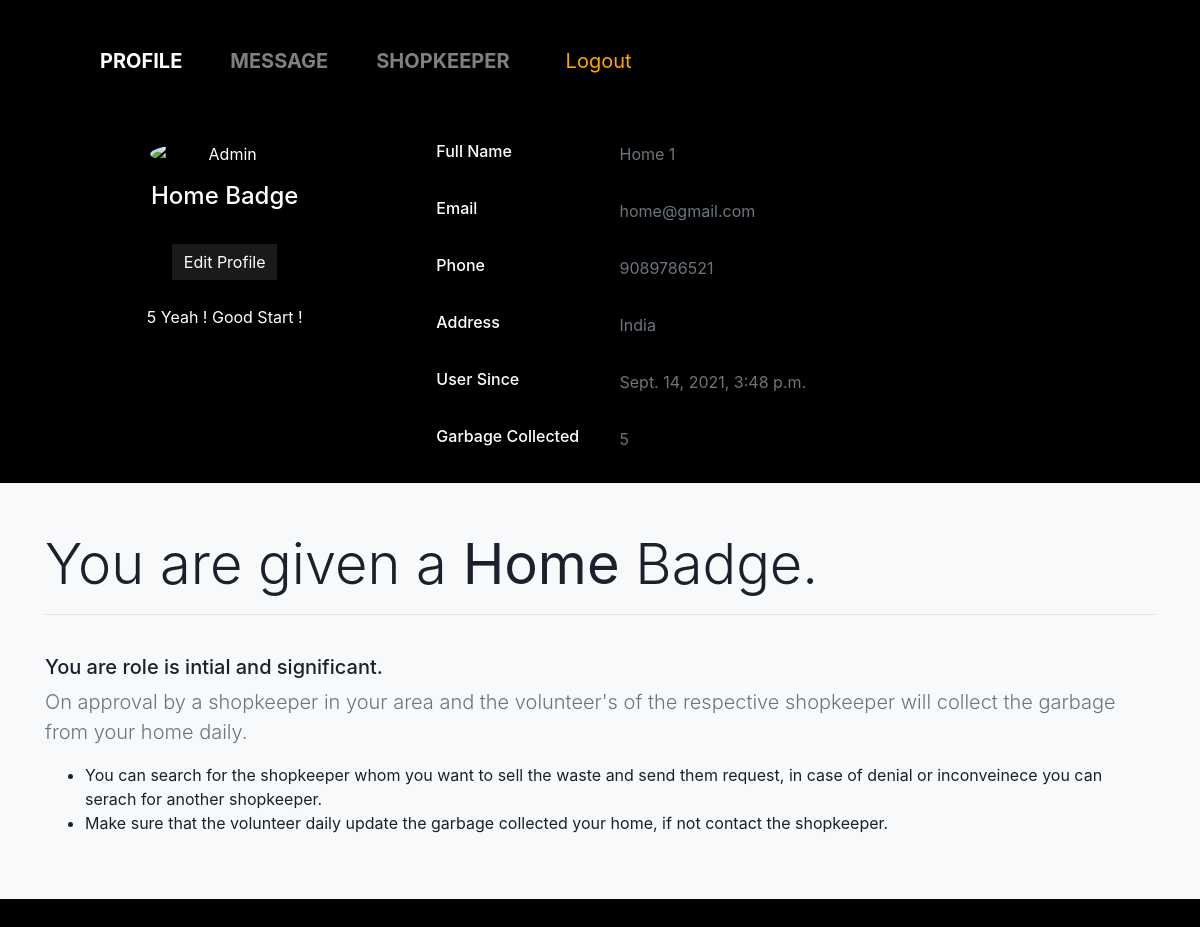
The page /profile_home/1 on the database its author committed.
### my_app/models.py (models this page shows, shortened)
class home(models.Model):
    id = models.AutoField(primary_key=True)
    owner_name = models.CharField("Owner's name",max_length=225)
    password = models.CharField("Password",max_length=100)
    phone = models.CharField("Your Phone Number",max_length=100)
    email = models.EmailField("Your Email")
    city = models.CharField("Your City",max_length=200)
    state = models.CharField("Your State",max_length=200)
    address = models.CharField("Your Address",max_length=200)
    volunteer = models.ForeignKey(volunteer,on_delete=CASCADE,default=1)
    garbage_collected = models.IntegerField(default=0)
    created_on = models.DateTimeField(auto_now_add=True)

### my_app/views.py (the view)
# urls.py: path('profile_home/<int:id>',views.home_profile,name="profile_home"),
def home_profile(request,id):
    member = home.objects.get(id=id)
    return render(request,'home/home_page.html',{'member':member})

### my_app/templates/home/home_page.html (shortened to what this page needs)
<!DOCTYPE html>
<html lang="en">
<head>
    <link rel="stylesheet" href="https://maxcdn.bootstrapcdn.com/bootstrap/4.0.0/css/bootstrap.min.css">
</head>
<body>
        <div class="container">
          <div class="container">
            <nav class="navbar navbar-expand-sm navbar-dark text-center">
            <div class="collapse navbar-collapse" id="navbarNav">
              <ul class="navbar-nav">
                <li class="nav-item active">
                  <a class="nav-link" href="{% url 'profile_home' member.id %}">Profile</a>
                </li>
                <li class="nav-item">
                  <a class="nav-link" href="{% url 'ShopKeepers' home_id=member.id %}">Message</a>
                </li>
                <li class="nav-item">
                  <a class="nav-link" href="{% url 'search_shopkeeper' member.id %}">Shopkeeper</a>
                </li>
                <form method="POST" action="{% url 'logout' %}">
                  <li class="nav-item">
                    <input style="padding: .5em .8em;font-size: 20px;color: orange;background: none;border: none;" type="submit" value="Logout">
                  </li>
                </form>
              </ul>
            </div>
          </nav>
          </div>
                  <br>
                  <div class="row gutters-sm">
                    <div class="col-md-4 mb-3">
                      <div class="card">
                        <div class="card-body">
                          <div class="d-flex flex-column align-items-center text-center">
                            <img src="https://image.freepik.com/free-icon/dwelling-house_318-1861.jpg" alt="Admin" class="rounded-circle" width="150">
                            <div class="mt-3">
                              <h4>Home Badge</h4><br>
                              <a style="text-decoration: none;color:white"class="btn btn-three" href="{% url 'home_edit' member.id %}">Edit Profile</a><br><br>
                              {% if member.garbage_collected == 0 %}
                              Oops ! No Garbage Collected , No Stars !
                              {% elif member.garbage_collected == 5 %}
                              {{ member.garbage_collected }} Yeah ! Good Start !
                              {% elif member.garbage_collected == 10 %}
                              {{ member.garbage_collected }} Yeah ! Good ! &starf;
                              {% elif member.garbage_collected == 100 %}
                              {{ member.garbage_collected }} Yeah ! Good ! &starf;&starf;
                              {% else %}
                              {{ member.garbage_collected }}
                              {% endif %}
                            </div>
                          </div>
                        </div>
                      </div>
                    </div>
                    <div class="col-md-8">
                      <div class="card mb-3">
                        <div class="card-body">
                          <div class="row">
                            <div class="col-sm-3">
                              <h6 class="mb-0">Full Name</h6>
                            </div>
                            <div class="col-sm-9 text-secondary" >
                              {{ member.owner_name }}
                            </div>
                          </div>
                          <hr>
                          <div class="row">
                            <div class="col-sm-3">
                              <h6 class="mb-0">Email</h6>
                            </div>
                            <div class="col-sm-9 text-secondary">
                              {{ member.email }}
                            </div>
                          </div>
                          <hr>
                          <div class="row">
                            <div class="col-sm-3">
                              <h6 class="mb-0">Phone</h6>
                            </div>
                            <div class="col-sm-9 text-secondary">
                              {{ member.phone }}
                            </div>
                          </div>
                          <hr>
                          <div class="row">
                            <div class="col-sm-3">
                              <h6 class="mb-0">Address</h6>
                            </div>
                            <div class="col-sm-9 text-secondary">
                                {{ member.address }}
                            </div>
                          </div>
                          <hr>
                          <div class="row">
                            <div class="col-sm-3">
                              <h6 class="mb-0">User Since</h6>
                            </div>
                            <div class="col-sm-9 text-secondary">
                              {{ member.created_on }}
                            </div>
                          </div>
                          <hr>
                          <div class="row">
                            <div class="col-sm-3">
                              <h6 class="mb-0">Garbage Collected</h6>
                            </div>
                            <div class="col-sm-9 text-secondary">
                              {{ member.garbage_collected }}
                            </div>
                          </div>
                        </div>
                      </div>
                    </div>
                  </div>
                </div>
        <div class="bg-light">
          <div class="container py-5">
            <div class="row align-items-center">
              <div class="col-lg-12">
                <h4 class="display-4">You are given a <b>Home</b> Badge.</h4><hr><br>
                <h5>You are role is intial and significant.</h5>
                <p class="lead text-muted"> On approval by a shopkeeper in your area and the volunteer's of the respective shopkeeper will collect the garbage from your home daily. </p>
                <ul>
                  <li>You can search for the shopkeeper whom you want to sell the waste and send them request, in case of denial or inconveinece you can serach for another shopkeeper.</li>
                  <li>Make sure that the volunteer daily update the garbage collected your home, if not contact the shopkeeper.</li>
                </ul>
              </div>
            </div>
          </div>
        </div>
        <br>
        <br>
</body>
</html>

### my_app/templates/home/home_page.html (style rules this page uses)
body { margin-top:20px; color: #1a202c; text-align: left; background-color: black; }
.card { box-shadow: 0 1px 3px 0 rgba(0,0,0,.1), 0 1px 2px 0 rgba(0,0,0,.06); }
.card { position: relative; display: flex; flex-direction: column; min-width: 0; word-wrap: break-word; background-color: transparent; background-clip: border-box; border: 0 solid rgba(0,0,0,.125); border-radius: .25rem; color:white; }
.card-body { flex: 1 1 auto; min-height: 1px; padding: 1rem; }
.gutters-sm { margin-right: -8px; margin-left: -8px; }
.gutters-sm>.col, .gutters-sm>[class*=col-] { padding-right: 8px; padding-left: 8px; }
.mb-3, .my-3 { margin-bottom: 1rem!important; }
.navbar-nav { text-transform: uppercase; text-align: center; font-weight: bold; }
.navbar-nav * { box-sizing: border-box; transition: all .35s ease; }
.navbar-nav li { display: inline-block; list-style: outside none none; margin: .5em 1em; padding: 0; }
.navbar-nav a { padding: .5em .8em; color: rgba(255,255,255,.5); position: relative; text-decoration: none; font-size: 20px; }
.navbar-nav a::before, .navbar-nav a::after { content: ''; height: 14px; width: 14px; position: absolute; transition: all .35s ease; opacity: 0; }
.navbar-nav a::before { content: ''; right: 0; top: 0; border-top: 3px solid orange; border-right: 3px solid orange; transform: translate(-100%, 50%); }
.navbar-nav a:after { content: ''; left: 0; bottom: 0; border-bottom: 3px solid orange; border-left: 3px solid orange; transform: translate(100%, -50%) }
.btn-three { color: #FFF; transition: all 0.5s; position: relative; }
.btn-three::before { content: ''; position: absolute; top: 0; left: 0; width: 100%; height: 100%; z-index: 1; background-color: rgba(255,255,255,0.1); transition: all 0.3s; }
.btn-three::after { content: ''; position: absolute; top: 0; left: 0; width: 100%; height: 100%; z-index: 1; opacity: 0; transition: all 0.3s; border: 1px solid orange; transform: scale(1.2,1.2); }

### rows shown on the page
home: garbage_collected "5", owner_name "Home 1", email "home@gmail.com", phone "9089786521", address "India", created_on "Sept. 14, 2021, 3:48 p.m."
